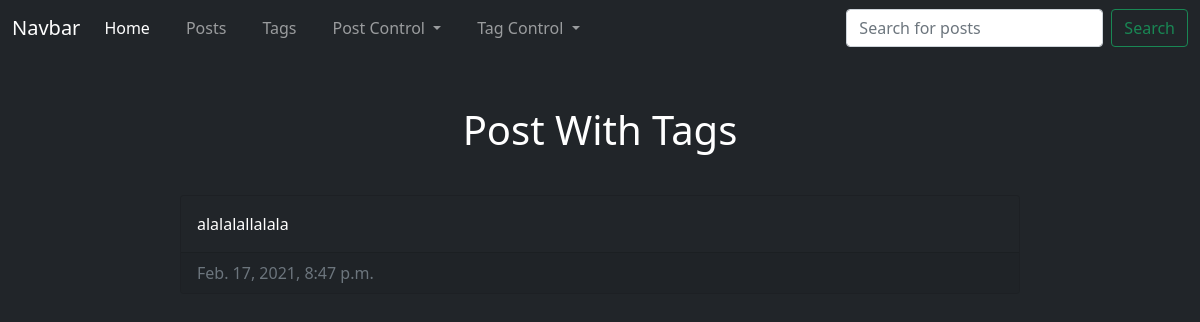
The app's page /home/posts/post-with-tags-9665382/ with its own data.
### core/models.py (models this page shows, shortened)
class Post(models.Model):
  title = models.CharField(max_length=100, db_index=True, blank=False)
  slug = models.SlugField(max_length=100, unique=True, blank=True)
  text = models.TextField(blank=False)
  creation_date = models.DateTimeField(auto_now_add=True, blank=False)
  tags = models.ManyToManyField('Tag',  related_name='posts', blank=True)

### core/views.py (the view)
# urls.py: path('home/posts/<str:slug>/', display_post_details, name='display_post_details'),
def display_post_details(request, slug):
  context = {
    'post': Post.objects.get(slug__iexact=slug),
    'path': get_path(request),
    'search_placeholder': 'Search for posts',
  }
  return render(request, 'core/display_post_details.html', context=context)

### core/views.py (called while the page is built)
def get_path(request):
  urls = [i for i in request.path.split('/') if i != '']
  path = [i.title() for i in urls if i != '']
  links = []
  temp_path = '/'
  for url_part in urls:
    temp_path += url_part + '/'
    try:
      links.append(resolve(temp_path).view_name)
    except Resolver404:
      pass
  return zip(path, links)

### core/templates/core/display_post_details.html
{% extends 'core/core_base.html' %}
{% block main_content %}
  <div class="postContainer bg-dark" style="display: grid; width: 70%; margin: 25px auto">
    <h1 class="card-title text-white" style="margin: auto; padding: 25px">{{ post.title }}</h1>
    <div class="card text-white bg-dark ml-5 mt-3">
      <div class="card-body">
        <p class="card-text">{{ post.text }}</p>
      </div>
      <div class="card-footer text-muted"> {{ post.creation_date }} </div>
    </div>
  </div>
{% endblock %}

### records on screen
Post: title "Post With Tags", text "alalalallalala", creation_date "Feb. 17, 2021, 8:47 p.m."
